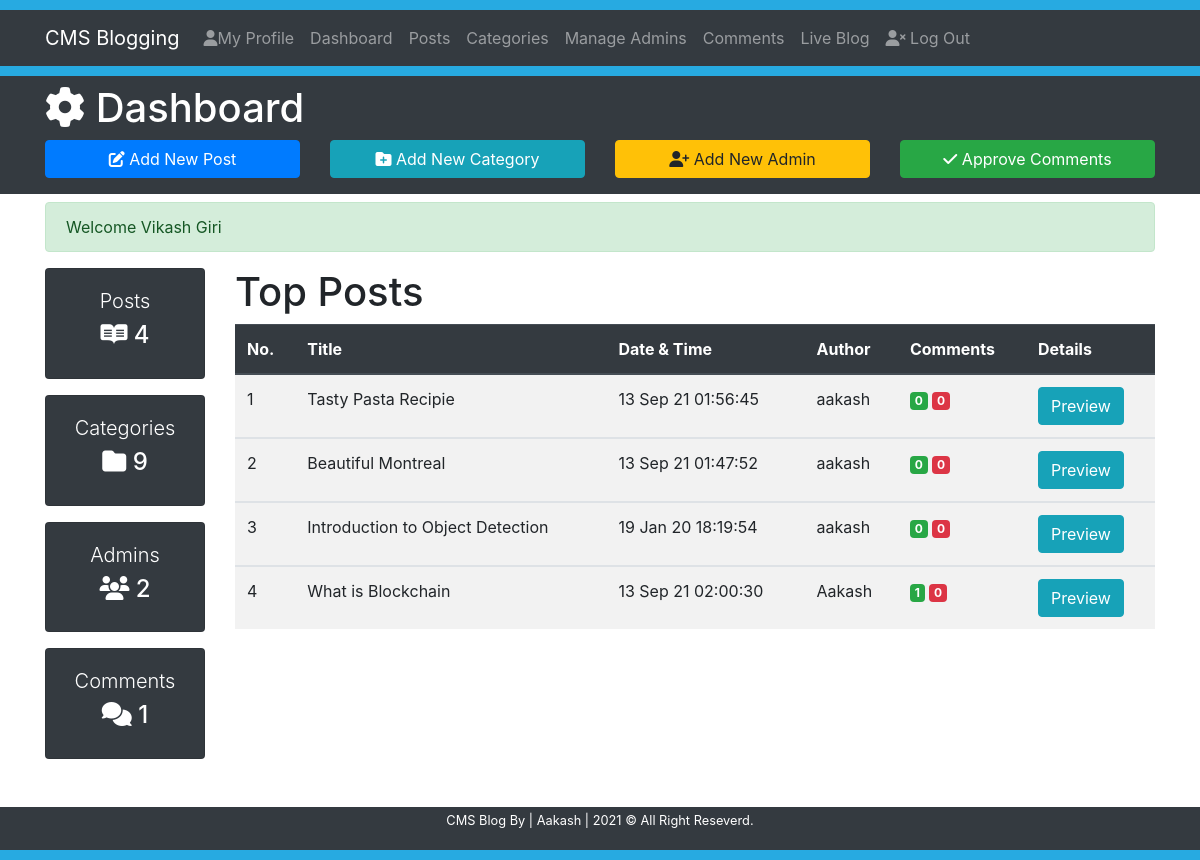
/CMS4.2.1/dashboard (signed in), run on the app's committed database.
### tables this page shows
CREATE TABLE `post` (
  `id` int(11) NOT NULL,
  `datetime` varchar(50) NOT NULL,
  `title` varchar(300) NOT NULL,
  `slug` varchar(300) NOT NULL,
  `category` varchar(50) NOT NULL,
  `author` varchar(50) NOT NULL,
  `image` text NOT NULL,
  `post` text NOT NULL
);

### Includes/functions.php (called while the page is built, shortened)
<?php
    require_once 'db.php';
    $serverName = BASE_PATH;
    $cssBaseURL = $serverName.'/css';
    function totalPosts(){
        global $conn;
        $sql = "SELECT * FROM post";
        $result = mysqli_query($conn, $sql);
        return mysqli_num_rows($result);
    }
    function totalCategories(){
        global $conn;
        $sql = "SELECT * FROM category";
        $result = mysqli_query($conn, $sql);
        return mysqli_num_rows($result);
    }
    function totalAdmins(){
        global $conn;
        $sql = "SELECT * FROM admins";
        $result = mysqli_query($conn, $sql);
        return mysqli_num_rows($result);
    }
    function totalComments(){
        global $conn;
        $sql = "SELECT * FROM comments";
        $result = mysqli_query($conn, $sql);
        return mysqli_num_rows($result);
    }
    function approvedCommentsAccordingToPost($PostId){
        global $conn;
        $sql = "SELECT * FROM comments WHERE post_id='$PostId' AND status='ON'";
        $result = mysqli_query($conn, $sql);
        return mysqli_num_rows($result);
    }
    function disapprovedCommentsAccordingToPost($PostId){
        global $conn;
        $sql = "SELECT * FROM comments WHERE post_id='$PostId' AND status='OFF'";
        $result = mysqli_query($conn, $sql);
        return mysqli_num_rows($result);
    }
?>

### dashboard.php (the view, shortened to what this page needs)
<?php
    require_once 'Includes/db.php';
    require 'Includes/functions.php';
    require 'Includes/sessions.php';
?>
<!DOCTYPE html>
<html lang="en">
<head>
    <link rel="stylesheet" href="https://use.fontawesome.com/releases/v5.12.0/css/all.css">
    <link rel="stylesheet" href="https://stackpath.bootstrapcdn.com/bootstrap/4.4.1/css/bootstrap.min.css">
    <link rel="stylesheet" href="<?= $cssBaseURL ?>/style.css">
</head>
<body>
    <div style="height: 10px; background-color: #27aae1;"></div>
    <nav class="navbar navbar-expand-lg navbar-dark bg-dark">
        <div class="container">
            <a href="<?= $serverName; ?>/index" class="navbar-brand">CMS Blogging</a>
            <div class="collapse navbar-collapse" id="navbarcollapseCMS">
                <ul class="navbar-nav">
                    <li class="nav-item">
                        <a href="<?= $serverName; ?>/myprofile" class="nav-link"> <i class='fas fa-user'></i>My Profile</a>
                    </li>
                    <li class="nav-item">
                        <a href="<?= $serverName; ?>/dashboard" class="nav-link">Dashboard</a>
                    </li>
                    <li class="nav-item">
                        <a href="<?= $serverName; ?>/posts" class="nav-link">Posts</a>
                    </li>
                    <li class="nav-item">
                        <a href="<?= $serverName; ?>/categories" class="nav-link">Categories</a>
                    </li>
                    <li class="nav-item">
                        <a href="<?= $serverName; ?>/admin" class="nav-link">Manage Admins</a>
                    </li>
                    <li class="nav-item">
                        <a href="<?= $serverName; ?>/comments" class="nav-link">Comments</a>
                    </li>
                    <li class="nav-item">
                        <a href="<?= $serverName; ?>/blog/1" class="nav-link">Live Blog</a>
                    </li>
                </ul>
                <ul class="navbar-nav">
                    <li class="nav-item">
                        <a href="<?= $serverName; ?>/logout" class="nav-link"><i class='fas fa-user-times'></i> Log Out</a>
                    </li>
                </ul>
            </div>
        </div>
    </nav>
    <div style="height: 10px; background-color: #27aae1;"></div>
    <header class='bg-dark text-white py-2'>
        <div class="container">
            <div class="row">
                <div class="col-md-12">
                    <h1><i class="fas fa-cog"></i> Dashboard</h1>
                </div>
                <div class="col-lg-3 mb-2">
                    <a href="<?= $serverName; ?>/addnewpost" class='btn btn-primary btn-block'><i class='fas fa-edit'></i> Add New Post</a>
                </div>
                <div class="col-lg-3 mb-2">
                    <a href="<?= $serverName; ?>/categories" class='btn btn-info btn-block'><i class='fas fa-folder-plus'></i> Add New Category</a>
                </div>
                <div class="col-lg-3 mb-2">
                    <a href="<?= $serverName; ?>/admin" class='btn btn-warning btn-block'><i class='fas fa-user-plus'></i> Add New Admin</a>
                </div>
                <div class="col-lg-3 mb-2">
                    <a href="<?= $serverName; ?>/comments" class='btn btn-success btn-block'><i class='fas fa-check'></i> Approve Comments</a>
                </div>
            </div>
        </div>
    </header>
    <section class="container py-2 mb-4">
        <?php echo ErrorMessage(); echo SuccessMessage(); ?>
        <div class="row">
            <div class="col-lg-2 d-none d-md-block">
                <div class="card text-center bg-dark text-white mb-3">
                    <div class="card-body">
                        <h1 class="lead">Posts</h1>
                        <h4 class="display-5"><i class="fab fa-readme"></i>
                            <?php
                                echo totalPosts();
                            ?>
                        </h4>
                    </div>
                </div>
                <div class="card text-center bg-dark text-white mb-3">
                    <div class="card-body">
                        <h1 class="lead">Categories</h1>
                        <h4 class="display-5"><i class="fas fa-folder"></i>
                            <?php
                                echo totalCategories();
                            ?>
                        </h4>
                    </div>
                </div>
                <div class="card text-center bg-dark text-white mb-3">
                    <div class="card-body">
                        <h1 class="lead">Admins</h1>
                        <h4 class="display-5"><i class="fas fa-users"></i>
                            <?php
                                echo totalAdmins();
                            ?>
                        </h4>
                    </div>
                </div>
                <div class="card text-center bg-dark text-white mb-3">
                    <div class="card-body">
                        <h1 class="lead">Comments</h1>
                        <h4 class="display-5"><i class="fas fa-comments"></i>
                            <?php
                                echo totalComments();
                            ?>
                        </h4>
                    </div>
                </div>
            </div>
            <div class="col-lg-10">
                <h1>Top Posts</h1>
                <table class="table table-striped table-hover">
                    <thead class="thead-dark">
                        <tr>
                            <th>No.</th>
                            <th>Title</th>
                            <th>Date & Time</th>
                            <th>Author</th>
                            <th>Comments</th>
                            <th>Details</th>
                        </tr>
                    </thead>
                    <?php
                        $sql = "SELECT * FROM post ORDER BY id DESC LIMIT 0,5";
                        $result = mysqli_query($conn, $sql);
                        $sr=0;
                        if (mysqli_num_rows($result) > 0){
                            while($row = mysqli_fetch_assoc($result)){
                                $sr++;
                                $PostId = $row['id'];
                                $PostSlug = $row['slug'];
                                $datetime = $row['datetime'];
                                $Author = $row['author'];
                                $Title = $row['title'];
                    ?>
                    <tbody>
                        <tr>
                            <td><?= $sr; ?></td>
                            <td><?= $Title; ?></td>
                            <td><?= $datetime; ?></td>
                            <td><?= $Author; ?></td>
                            <td>
                                <span class="badge badge-success">
                                    <?php echo approvedCommentsAccordingToPost($PostId); ?>
                                </span>
                                <span class="badge badge-danger">
                                    <?php echo disapprovedCommentsAccordingToPost($PostId); ?>
                                </span>
                            </td>
                            <td>
                                <a target="_blank" href="<?= $serverName; ?>/post/<?= $PostSlug; ?>"><span class="btn btn-info">Preview</span></a>
                            </td>
                        </tr>
                    </tbody>
                    <?php
                           }
                       }
                    ?>
                </table>
            </div>
        </div>
    </section>
    <footer class="bg-dark text-white py-1">
        <div class="container">
            <div class="row">
                <div class="col">
                    <p class="lead text-center small">CMS Blog By | Aakash | <span id='year'></span> &copy; All Right Reseverd.</p>
                </div>
            </div>
        </div>
    </footer>
    <div style="height: 10px; background-color: #27aae1;"></div>
</body>
</html>

### data on the page
post: title "Tasty Pasta Recipie", datetime "13 Sep 21 01:56:45", author "aakash", PostId "0"
post: title "Beautiful Montreal", datetime "13 Sep 21 01:47:52", author "aakash", PostId "0"
post: title "Introduction to Object Detection", datetime "19 Jan 20 18:19:54", author "aakash", PostId "0"
post: title "What is Blockchain", datetime "13 Sep 21 02:00:30", author "Aakash", PostId "1", PostId "0"

### other printed values
SuccessMessage() "Welcome Vikash Giri"
totalPosts() "4"
totalCategories() "9"
totalAdmins() "2"
totalComments() "1"
